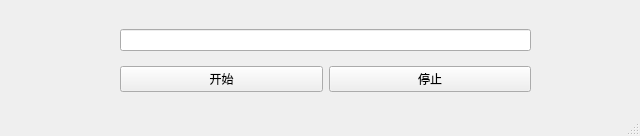
<?xml version="1.0" encoding="UTF-8"?>
<ui version="4.0">
 <class>MainWindow</class>
 <widget class="QMainWindow" name="MainWindow">
  <property name="geometry">
   <rect>
    <x>0</x>
    <y>0</y>
    <width>640</width>
    <height>136</height>
   </rect>
  </property>
  <property name="windowTitle">
   <string>MainWindow</string>
  </property>
  <widget class="QWidget" name="centralwidget">
   <widget class="QWidget" name="">
    <property name="geometry">
     <rect>
      <x>120</x>
      <y>20</y>
      <width>411</width>
      <height>81</height>
     </rect>
    </property>
    <layout class="QGridLayout" name="gridLayout">
     <item row="0" column="0" colspan="2">
      <widget class="QLineEdit" name="lineEdit"/>
     </item>
     <item row="1" column="0">
      <widget class="QPushButton" name="pushButton">
       <property name="text">
        <string>开始</string>
       </property>
      </widget>
     </item>
     <item row="1" column="1">
      <widget class="QPushButton" name="pushButton_2">
       <property name="text">
        <string>停止</string>
       </property>
      </widget>
     </item>
    </layout>
   </widget>
  </widget>
  <widget class="QStatusBar" name="statusbar"/>
 </widget>
 <resources/>
 <connections/>
</ui>
